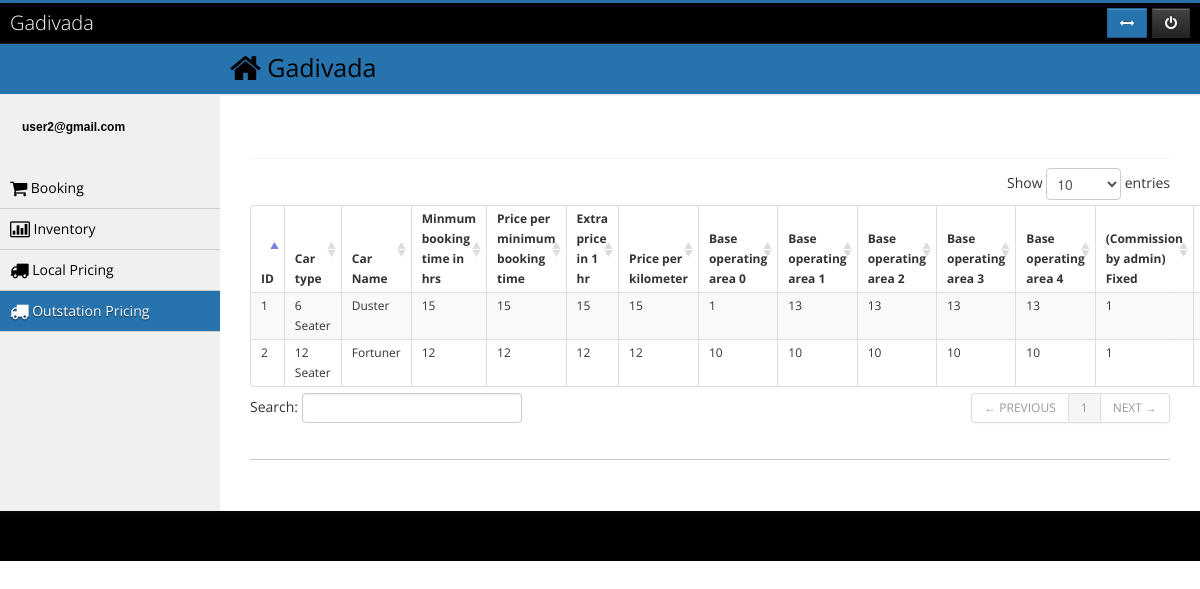
/index.php/pricing/outstation (signed in), run on the app's committed database.
### tables this page shows
CREATE TABLE IF NOT EXISTS `pricing_outstation` (
  `ID` int(11) NOT NULL AUTO_INCREMENT,
  `inventory_id` int(11) NOT NULL,
  `agent_id` int(11) NOT NULL,
  `price_for` varchar(50) NOT NULL COMMENT '1-Fexible, 2-Package',
  `car_type_id` int(11) NOT NULL,
  `car_model_id` int(11) NOT NULL,
  `package` varchar(255) NOT NULL,
  `min_time_hr` varchar(40) DEFAULT '1',
  `price_per_min_booking_time` int(11) DEFAULT '1',
  `extra_price_per_hr` int(11) DEFAULT '1',
  `price_per_km` int(11) DEFAULT '1',
  `commision_fixed` int(11) DEFAULT '1',
  `commision_percentage` int(11) DEFAULT '1',
  `base_operating_area_0` varchar(40) DEFAULT '1',
  `base_operating_area_1` varchar(40) DEFAULT '1',
  `base_operating_area_2` varchar(40) DEFAULT '1',
  `base_operating_area_3` varchar(40) DEFAULT '1',
  `base_operating_area_4` varchar(40) DEFAULT '1',
  `status` int(2) NOT NULL DEFAULT '1',
  PRIMARY KEY (`ID`),
  KEY `FK_pricing_outstation.car_type_id` (`car_type_id`),
  KEY `FK_pricing_outstation.car_model_id` (`car_model_id`),
  KEY `FK_pricing_outstation.inventory_id` (`inventory_id`)
);

CREATE TABLE IF NOT EXISTS `car_type` (
  `ID` int(11) NOT NULL AUTO_INCREMENT,
  `TYPE_NAME` varchar(100) DEFAULT NULL,
  PRIMARY KEY (`ID`)
);

CREATE TABLE IF NOT EXISTS `car_model` (
  `ID` int(11) NOT NULL AUTO_INCREMENT,
  `TYPE_ID` int(11) NOT NULL DEFAULT '0',
  `MODEL_NAME` varchar(100) NOT NULL,
  PRIMARY KEY (`ID`)
);

### application/controllers/pricing.php (called while the page is built, shortened)
<?php if ( ! defined('BASEPATH')) exit('No direct script access allowed');
class Pricing extends CI_Controller {
	public function __construct()
	{
		$this->load->model('admin_m');
		$this->load->model('city_m');
		$this->load->model('inventory_m');
		$this->load->model('car_type_m');
		$this->load->model('packages_m');
		$this->load->model('pricing_m');
	}
	public function outstation()
	{
		$data['outstation'] = $this->packages_m->get_all_outstation_packages();
		$data['feature'] = $this->admin_m->get_all_feature();
		$data['car_type'] = $this->car_type_m->get_all_car_type();
		$data['of'] = 'active';
		$data['outData'] = $this->pricing_m->get_all_outstation_flexible_data();
		$this->load->view('outstation_pricing',$data);
	}
}

### index.php (called while the page is built, shortened)
<?php
require_once BASEPATH.'core/CodeIgniter.php';

### application/models/pricing_m.php (called while the page is built, shortened)
<?php
Class Pricing_m extends CI_Model{
	function get_all_outstation_flexible_data($id=0)
	{
		$agent_id = $this->session->userdata('id');
			$this->db->join('inventory', 'inventory.ID = pricing_outstation.inventory_id');
			$this->db->join('car_type', 'car_type.ID = pricing_outstation.car_type_id');
			$this->db->join('car_model', 'car_model.TYPE_ID = car_type.ID and car_model.ID = pricing_outstation.car_model_id ');
			$this->db->join('package_outstation', 'package_outstation.ID = pricing_outstation.package','left');
			if($agent_id > 0){
				$this->db->where('inventory.agent_id',$agent_id);
			}
			$this->db->where('inventory.OUTSTATION',1);
			$this->db->distinct();
		$query=$this->db->get()->result();
		return $query;
	}
}
?>

### application/views/outstation_pricing.php (the view, shortened to what this page needs)
	<h3 align="center">Outstation Pricing Details</h3>
<div id="collapse4" class="body">
	<table id="dataTable" class="table table-bordered table-condensed table-hover table-striped">
	<div id="question" style="display:none; cursor: default; padding:10px;">
		<br />
	</div>
		<thead>
			<tr>
				<th>ID</th>
				<th>Car type</th>
				<th>Car Name</th>
				<th>Minmum booking time in hrs</th>
				<th>Price per minimum booking time</th>
				<th>Extra price in 1 hr</th>
				<th>Price per kilometer</th>
				<th>Base operating area 0</th>
				<th>Base operating area 1</th>
				<th>Base operating area 2</th>
				<th>Base operating area 3</th>
				<th>Base operating area 4</th>
				<th>(Commission by admin) Fixed</th>
				<th>(Commission by admin) Percentage</th>
			</tr>
		</thead>
		<tbody>
			<?php $numbers = 1;
			foreach($outData as $row){ ?>
			<TR>
				<td><?php echo $numbers ?></td>
				<td><?php echo $row->TYPE_NAME ?></td>
				<td><?php echo $row->MODEL_NAME ?></td>
				<td><?php echo $row->min_time_hr ?></td>
				<td><?php echo $row->price_per_min_booking_time ?></td>
				<td><?php echo $row->extra_price_per_hr ?></td>
				<td><?php echo $row->price_per_km ?></td>
				<td><?php echo $row->base_operating_area_0 ?></td>
				<td><?php echo $row->base_operating_area_1 ?></td>
				<td><?php echo $row->base_operating_area_2 ?></td>
				<td><?php echo $row->base_operating_area_3 ?></td>
				<td><?php echo $row->base_operating_area_4 ?></td>
				<td><?php echo $row->commision_fixed ?></td>
				<td><?php echo $row->commision_percentage ?></td>
			</TR>
			<?php $numbers ++ ; } ?>
		</tbody>
	</table>
</div>

### css/style.css (style rules this page uses)
html,body,div,span,applet,object,iframe,h1,h2,h3,h4,h5,h6,p,blockquote,pre,a,abbr,acronym,address,big,cite,code,del,dfn,em,img,ins,kbd,q,s,samp,small,strike,strong,sub,sup,tt,var,b,u,i,dl,dt,dd,ol,nav ul,nav li,fieldset,form,label,legend,table,caption,tbody,tfoot,thead,tr,th,td,article,aside,canvas,details,embed,figure,figcaption,footer,header,hgroup,menu,nav,output,ruby,section,summary,time,mark,audio,video { margin:0;border:0;font-size:100%;font:inherit;vertical-align:baseline; }
table { border-collapse:collapse;border-spacing:0; }
body { font-family: 'Raleway', sans-serif; background: #000000; }
.box h3 { color:#0000; font-size: 2.66em; }
@media only screen and (max-width: 1280px) and (min-width: 1024px) { .box h3 { font-size: 2.3em; } }

### assets/css/style.css (style rules this page uses)
html, body { height: 100%; }
body { visibility:hidden; font-family: 'Open Sans', sans-serif; }
.box .body, .box .block { padding: 10px 0; -webkit-box-shadow: inset 0 1px 1px rgba(0, 0, 0, 0.05); -moz-box-shadow: inset 0 1px 1px rgba(0, 0, 0, 0.05); box-shadow: inset 0 1px 1px rgba(0, 0, 0, 0.05); }

### css/custom.css (style rules this page uses)
body { visibility:hidden; }
body { margin: 0; font-family: 'Open Sans', Arial, sans-serif; font-size: 12px; line-height: 20px; color: #333333; background-color: #ffffff; }
h1, h2, h3 { font-weight: normal; margin: 0 0 10px; }
h3 { font-size: 16px; line-height: 22px; color: #000000; }

### application/views/outstation_pricing.php (style rules this page uses)
table td, table th { padding: 3px 10px !important; }

### data on the page
pricing_outstation: car_type.TYPE_NAME "6 Seater", car_model.MODEL_NAME "Duster", min_time_hr "15", price_per_min_booking_time "15", extra_price_per_hr "15", price_per_km "15", base_operating_area_0 "1", base_operating_area_1 "13", base_operating_area_2 "13", base_operating_area_3 "13", base_operating_area_4 "13", commision_fixed "1"
pricing_outstation: car_type.TYPE_NAME "12 Seater", car_model.MODEL_NAME "Fortuner", min_time_hr "12", price_per_min_booking_time "12", extra_price_per_hr "12", price_per_km "12", base_operating_area_0 "10", base_operating_area_1 "10", base_operating_area_2 "10", base_operating_area_3 "10", base_operating_area_4 "10", commision_fixed "1"

### other printed values
$this->session->userdata('username') "user2@gmail.com"
